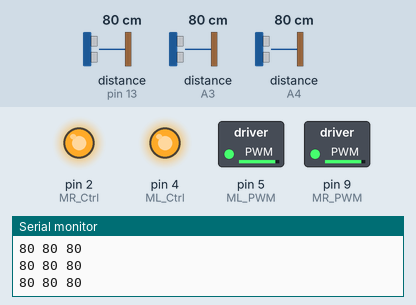
This sketch was run on a simulated Arduino Uno, built with avr-gcc and run on an emulated ATmega328P. Parts: switched loads named in the sketch (green lamp = pin HIGH), output pins drawn as LEDs (lit = HIGH), the last lines printed to the serial monitor. Inputs (shaded band) come from the test bench; at power-on: distance to the obstacle (sensors on pin 13, A3, A4) 80 cm. The echo pulse lasts 58.3 µs per cm.

Above: at 2.1 s.
2.2 s: distance to the obstacle (sensor on pin 13) set to 33 cm
3.7 s: distance to the obstacle (sensor on pin 13) set to 28 cm
At 4.6 s:
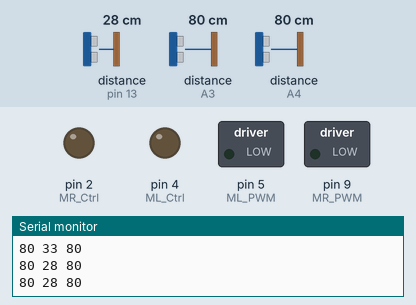
At 5.89 s:
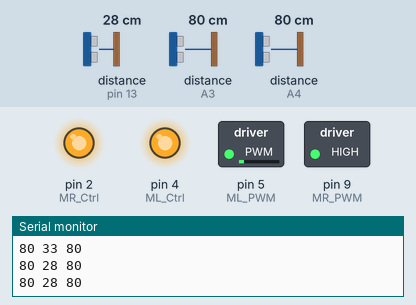
6.7 s: distance to the obstacle (sensor on pin 13) set to 18 cm
At 7.25 s:
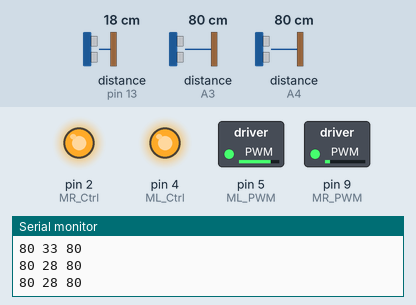
9.0 s: distance to the obstacle (sensor on pin 13) set to 14 cm
Timing chart, 0 to 13.0 s (numbered marks = the images above; inputs shaded):
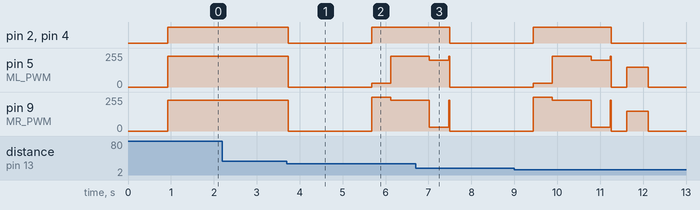

The sketch:

Folkrace-github.ino
```cpp
#define ML_Ctrl 4
#define ML_PWM 5
#define MR_Ctrl 2
#define MR_PWM 9

#include <Ultrasonic.h>

#define TRIG_PIN_CENTER 12
#define ECHO_PIN_CENTER 13
#define TRIG_PIN_LEFT 11
#define ECHO_PIN_LEFT A3
#define TRIG_PIN_RIGHT A5
#define ECHO_PIN_RIGHT A4

const int servoPin = 10;

Ultrasonic ultrasonic_left(TRIG_PIN_LEFT, ECHO_PIN_LEFT);
Ultrasonic ultrasonic_center(TRIG_PIN_CENTER, ECHO_PIN_CENTER);
Ultrasonic ultrasonic_right(TRIG_PIN_RIGHT, ECHO_PIN_RIGHT);

long lDist, cDist, rDist, crDist, clDist;
long lastlDist, lastcDist, lastrDist;
int staycount = 0;
void setup() {
  Serial.begin(9600);
  pinMode(ML_Ctrl, OUTPUT);
  pinMode(ML_PWM, OUTPUT);
  pinMode(MR_Ctrl, OUTPUT);
  pinMode(MR_PWM, OUTPUT);
  delay(300);

  setServo(90);
}

void loop() {
  avoid();
}

void avoid() {
  lDist = getLeftDist();
  cDist = getCenterDist();
  rDist = getRightDist();

  Serial.print(static_cast<int>(floor(lDist)));
  Serial.print(" ");
  Serial.print(static_cast<int>(floor(cDist)));
  Serial.print(" ");
  Serial.print(static_cast<int>(floor(rDist)));
  Serial.println("");
  Serial.print(lastlDist);
  Serial.print(" ");
  Serial.print(lastcDist);
  Serial.print(" ");
  Serial.print(lastrDist);
  Serial.println("");

  // asaqidaki if ilisende qurtarmaq ucundu
  // if (
  //   // lastlDist == static_cast<int>(floor(lDist)) && lastcDist == static_cast<int>(floor(cDist)) && lastrDist == static_cast<int>(floor(rDist))
  //   abs(lastlDist - lDist) ==0 && abs(lastcDist - cDist) ==0 && abs(lastrDist - rDist) ==0) {
  //   if (staycount == 100) {
  //     staycount == 0;


  //     car_Stop();
  //     setServo(45);
  //     crDist = getCenterDist();
  //     setServo(135);
  //     clDist = getCenterDist();
  //     setServo(90);
  //     car_back();
  //     delay(800);

  //     unsigned long turnDuration2 = 300;
  //     unsigned long startTime2 = millis();

  //     if (crDist < clDist) {
  //       while (millis() - startTime2 < turnDuration2) {
  //         car_left_sharph();
  //       }
  //       startTime2 = millis();
  //       while (millis() - startTime2 < turnDuration2) {
  //         car_right();
  //       }
  //     } else {
  //       while (millis() - startTime2 < turnDuration2) {
  //         car_right_sharph();
  //       }
  //       startTime2 = millis();
  //       while (millis() - startTime2 < turnDuration2) {
  //         car_left();
  //       }
  //     }

  //   } else {
  //     staycount++;
  //   }
  // }


  if (cDist <= 30 && cDist > 15) {


    car_Stop();
    setServo(45);
    crDist = getCenterDist();
    setServo(135);
    clDist = getCenterDist();
    setServo(90);


    unsigned long turnDuration2 = 450;
    unsigned long startTime2 = millis();

    if (crDist < clDist) {
      while (millis() - startTime2 < turnDuration2) {
        car_left_sharph();
      }
      startTime2 = millis();
      while (millis() - startTime2 < turnDuration2*2) {
        car_front();
        if (cDist <= 15) break;
      }
      startTime2 = millis();
      while (millis() - startTime2 < turnDuration2) {
        car_right();
      }
    } else {
      while (millis() - startTime2 < turnDuration2) {
        car_right_sharph();
      }
      startTime2 = millis();
      while (millis() - startTime2 < turnDuration2*2) {
        car_front();
        if (cDist <= 15) break;
      }
      startTime2 = millis();
      while (millis() - startTime2 < turnDuration2) {
        car_left();
      }
    }
  }

  if (cDist <= 15) {
    car_Stop();
    delay(300);
    car_back();
    delay(500);
    car_Stop();
    setServo(45);
    crDist = getCenterDist();
    setServo(135);
    clDist = getCenterDist();
    setServo(90);

    unsigned long turnDuration2 = 550;
    unsigned long startTime2 = millis();

    if (crDist < clDist) {
      while (millis() - startTime2 < turnDuration2) {
        car_left_sharph();
      }
      startTime2 = millis();
      while (millis() - startTime2 < turnDuration2*2) {
        car_front();
        if (cDist <= 15) break;
      }
      startTime2 = millis();
      while (millis() - startTime2 < turnDuration2) {
        car_right();
      }
    } else {
      while (millis() - startTime2 < turnDuration2) {
        car_right_sharph();
      }
      startTime2 = millis();
      while (millis() - startTime2 < turnDuration2*2) {
        car_front();
        if (cDist <= 15) break;
      }
      startTime2 = millis();
      while (millis() - startTime2 < turnDuration2) {
        car_left();
      }
    }
  }


  if (abs(rDist - lDist) > 10) {
    unsigned long turnDuration = abs(rDist - lDist) * 10;
    unsigned long startTime = millis();

    if (rDist > lDist) {
      while (millis() - startTime < turnDuration) {
        car_right();
      }
    } else {
      while (millis() - startTime < turnDuration) {
        car_left();
      }
    }
  } else {
    car_front();
  }


  lastlDist = getLeftDist();
  lastcDist = getCenterDist();
  lastrDist = getRightDist();
}

void car_front() {
  digitalWrite(ML_Ctrl, HIGH);
  analogWrite(ML_PWM, 230);
  digitalWrite(MR_Ctrl, HIGH);
  analogWrite(MR_PWM, 230);
}

void car_back() {
  digitalWrite(ML_Ctrl, LOW);
  analogWrite(ML_PWM, 150);
  digitalWrite(MR_Ctrl, LOW);
  analogWrite(MR_PWM, 150);
}

void car_left() {
  digitalWrite(ML_Ctrl, HIGH);
  analogWrite(ML_PWM, 200);
  digitalWrite(MR_Ctrl, HIGH);
  analogWrite(MR_PWM, 30);
}

void car_right() {
  digitalWrite(ML_Ctrl, HIGH);
  analogWrite(ML_PWM, 30);
  digitalWrite(MR_Ctrl, HIGH);
  analogWrite(MR_PWM, 200);
}

void car_left_sharph() {
  digitalWrite(ML_Ctrl, HIGH);
  analogWrite(ML_PWM, 255);
  digitalWrite(MR_Ctrl, HIGH);
  analogWrite(MR_PWM, 30);
}

void car_right_sharph() {
  digitalWrite(ML_Ctrl, HIGH);
  analogWrite(ML_PWM, 30);
  digitalWrite(MR_Ctrl, HIGH);
  analogWrite(MR_PWM, 255);
}

void car_Stop() {
  digitalWrite(ML_Ctrl, LOW);
  analogWrite(ML_PWM, 0);
  digitalWrite(MR_Ctrl, LOW);
  analogWrite(MR_PWM, 0);
  delay(60);
}

long getLeftDist() {
  return ultrasonic_left.read();
}
long getCenterDist() {
  return ultrasonic_center.read();
}
long getRightDist() {
  return ultrasonic_right.read();
}


void setServo(int angle) {
  for (int i = 0; i < 30; i++) {
    int pulsewidth = (angle * 11) + 500;
    digitalWrite(servoPin, HIGH);
    delayMicroseconds(pulsewidth);
    digitalWrite(servoPin, LOW);
    delay(20 - pulsewidth / 1000);
  }
}

// Function to calculate dynamic turn time based on motor PWM difference
unsigned long calculateTurnTime(float angle, int left_pwm, int right_pwm, float turning_radius) {

  const float wheelbase = 10.5;   // Distance between the wheels in cm
  const float motor_speed = 5.0;  // Speed in cm/sec (adjust based on PWM)

  // Convert angle to radians
  float angle_rad = radians(angle);

  // Calculate the arc length each wheel would cover for the specified angle
  float left_wheel_distance = turning_radius * angle_rad;                 // Distance traveled by the left wheel
  float right_wheel_distance = (turning_radius + wheelbase) * angle_rad;  // Distance for the right wheel

  // Estimate the time for each wheel to cover its distance based on PWM speed
  // PWM = 0 -> no movement; PWM = 255 -> max speed (motor_speed)
  float left_wheel_time = (left_wheel_distance / motor_speed) * (255.0 / left_pwm);
  float right_wheel_time = (right_wheel_distance / motor_speed) * (255.0 / right_pwm);

  // Return the average time for the turn
  unsigned long turn_time = (left_wheel_time + right_wheel_time) / 2.0;

  return (unsigned long)(turn_time * 1000);  // Convert to milliseconds
}
```

Measured:
- the behaviour switches between 31 and 30 cm on distance to the obstacle (sensor on pin 13) (found by bisection; images 0 and 1)
- after the input at 3.7 s, pin 2 (MR_Ctrl), pin 4 (ML_Ctrl): HIGH → LOW at once, → HIGH 1.9 s later; pin 5 (ML_PWM): 230/255 → 0/255 at once, → 30/255 1.9 s later, → 230/255 0.45 s later; pin 9 (MR_PWM): 230/255 → 0/255 at once, → 255/255 1.9 s later, → 230/255 0.45 s later
